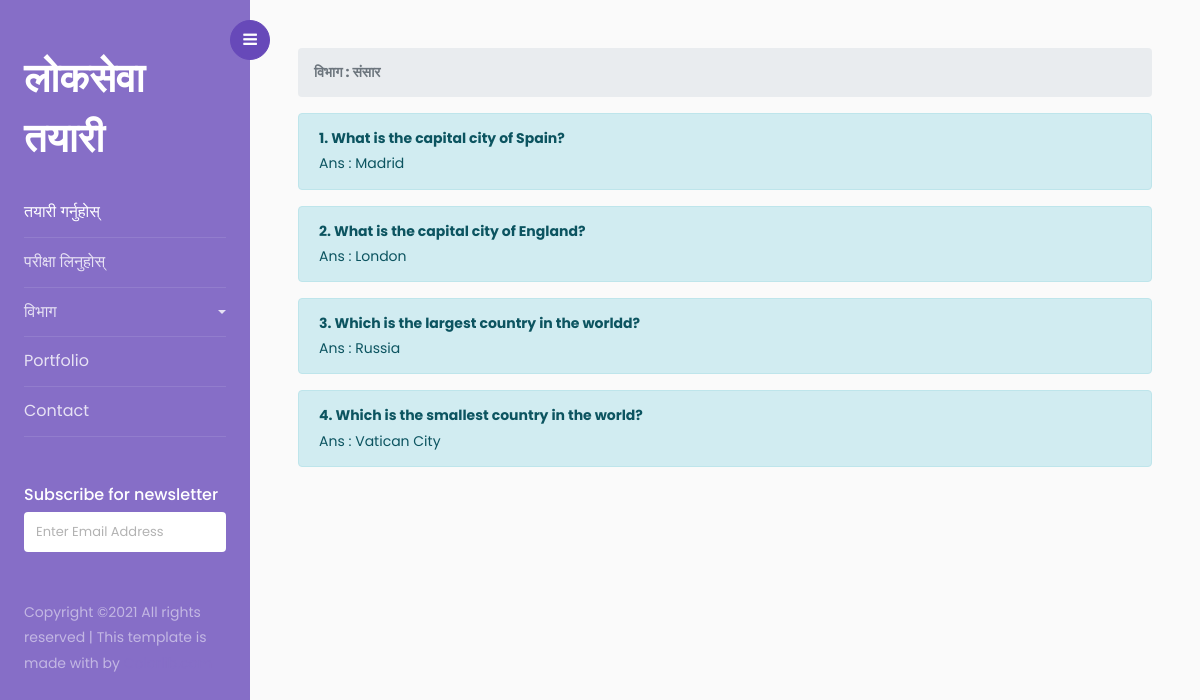
Screenshot of /category/3/ with the database file from the repository.
### Loksewa/models.py (models this page shows, shortened)
class Category(models.Model):
    category=models.CharField(max_length=50,blank=False)
    created_at=models.DateTimeField(auto_now_add=True)
    updated_at=models.DateTimeField(auto_now=True)
    def __str__(self):
        return f"{self.category}"

class Questions(models.Model):
    question=models.CharField(max_length=255,blank=False)
    category=models.ForeignKey(Category,on_delete=models.CASCADE)
    created_at=models.DateTimeField(auto_now_add=True)
    updated_at=models.DateTimeField(auto_now=True)
    def __str__(self):
        return f"{self.question}"

class Answer(models.Model):
    question = models.OneToOneField(Questions,on_delete=models.CASCADE)
    answer1 = models.CharField(max_length=50, blank=False, unique=True)
    answer2 = models.CharField(max_length=50, blank=False, unique=True)
    answer3 = models.CharField(max_length=50, blank=False, unique=True)
    answer4 = models.CharField(max_length=50, blank=False, unique=True)
    correctAnswer=models.CharField(max_length=50,blank=False)

### Loksewa/views.py (the view)
# urls.py: path('category/<int:id>/',views.category,name='category')
def category(request,id):
    category=Category.objects.all()
    questions=Questions.objects.filter(category_id=id)
    categoryaccessed = questions[0].category
    context={
        'category':category,
        'categoryaccessed':categoryaccessed,
        'questions':questions
    }
    return render(request,'categories.html',context)

### templates/categories.html (shortened to what this page needs)
{% extends 'base.html' %}
{% block content %}
<nav aria-label="breadcrumb">
  <ol class="breadcrumb">
    <strong><li class="breadcrumb-item active" aria-current="page">विभाग : {{categoryaccessed.category}}</li></strong>
  </ol>
</nav>
{% for question in questions %}
    <div class="alert alert-info" role="alert">
        <strong>{{forloop.counter}}. {{question}}</strong><br>
          Ans : {{question.answer.correctAnswer}}
    </div>
{% endfor %}
{% endblock %}

### templates/base.html (shortened to what this page needs)
<!DOCTYPE html>
<html lang="en">
<head>
    {% include 'head.html' %}
</head>
<body>
{% include 'sidebar.html' %}
<div id="content" class="p-4 p-md-5 pt-5">
    {% block content %}
    {% endblock %}
</div>
</body>
</html>

### templates/head.html (shortened to what this page needs)
{% load static %}
<link rel="stylesheet" href="https://stackpath.bootstrapcdn.com/font-awesome/4.7.0/css/font-awesome.min.css">
<link rel="stylesheet" href="{% static "css/style.css" %}">

### templates/sidebar.html (shortened to what this page needs)
<div class="wrapper d-flex align-items-stretch">
    <nav id="sidebar">
        <div class="custom-menu">
            <button type="button" id="sidebarCollapse" class="btn btn-primary">
              <i class="fa fa-bars"></i>
            </button>
        </div>
        <div class="p-4 pt-5">
            <h1><a href="index.html" class="logo">लोकसेवा तयारी</a></h1>
            <ul class="list-unstyled components mb-5">
              <li class="active">
                <a href="/">तयारी गर्नुहोस्</a>
              </li>
              <li>
                  <a href="/test">परीक्षा लिनुहोस्</a>
              </li>
              <li>
              <a href="#pageSubmenu" data-toggle="collapse" aria-expanded="false" class="dropdown-toggle">विभाग</a>
              </li>
              <li>
              <a href="#">Portfolio</a>
              </li>
              <li>
              <a href="#">Contact</a>
              </li>
            </ul>
            <div class="mb-5">
                <h3 class="h6">Subscribe for newsletter</h3>
                <form action="#" class="colorlib-subscribe-form">
                    <div class="form-group d-flex">
                        <input type="text" class="form-control" placeholder="Enter Email Address">
                    </div>
                </form>
            </div>
            <div class="footer">
                <p>
                      Copyright &copy; All rights reserved | This template is made with  by <a href="https://colorlib.com" target="_blank"></a>
                      </p>
            </div>
        </div>
    </nav>

### templates/script.html (shortened to what this page needs)
{% load static %}

### rows the page displays
Category: category "संसार"
Questions: question "What is the capital city of Spain?", answer.correctAnswer "Madrid"
Questions: question "What is the capital city of England?", answer.correctAnswer "London"
Questions: question "Which is the largest country in the worldd?", answer.correctAnswer "Russia"
Questions: question "Which is the smallest country in the world?", answer.correctAnswer "Vatican City"
